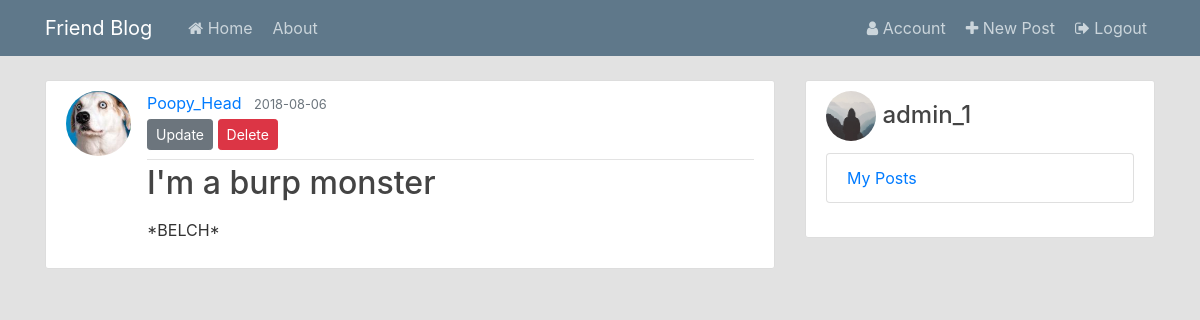
The app's page /post/2 (signed in) with its own data.
### flaskblog/models.py (models this page shows, shortened)
class User(db.Model, UserMixin):
    id = db.Column(db.Integer, primary_key=True)
    username = db.Column(db.String(20), unique=True, nullable=False)
    email = db.Column(db.String(120), unique=True, nullable=False)
    image_file = db.Column(db.String(20), nullable=False, default='default.jpg')
    password = db.Column(db.String(60), nullable=False)
    posts = db.relationship('Post', backref='author', lazy=True)

class Post(db.Model):
    id = db.Column(db.Integer, primary_key=True)
    title = db.Column(db.String(100), nullable=False)
    date_posted = db.Column(db.DateTime, nullable=False, default=datetime.now(tz=pytz.UTC).astimezone(pytz.timezone('US/Eastern')))
    content = db.Column(db.Text, nullable=False)
    month_now = datetime.now(tz=pytz.UTC).astimezone(pytz.timezone('US/Eastern')).strftime("%B")
    year_now = datetime.now(tz=pytz.UTC).astimezone(pytz.timezone('US/Eastern')).strftime("%Y")
    month = db.Column(db.Text, nullable=False, default=month_now)
    year = db.Column(db.Text, nullable=False, default=year_now)
    link = db.Column(db.Text, nullable=True)
    user_id = db.Column(db.Integer, db.ForeignKey('user.id'), nullable=False)

### flaskblog/posts/routes.py (the view)
@posts.route("/post/<int:post_id>")
def post(post_id):
    post = Post.query.get_or_404(post_id)
    return render_template('post.html', title=post.title, post=post)

### flaskblog/models.py (called while the page is built)
@login_manager.user_loader
def load_user(user_id):
    return User.query.get(int(user_id))

### flaskblog/templates/post.html (shortened to what this page needs)
{% extends "layout.html" %}
{% block content %}
  <article class="media content-section">
    <img class='rounded-circle article-img' src="{{url_for('static', filename='profile_pics/' + post.author.image_file) }}" alt="">
    <div class="media-body">
      <div class="article-metadata">
        <a class="mr-2" href="{{ url_for('users.user_posts', username=post.author.username) }}">{{ post.author.username }}</a>
        <small class="text-muted">{{ post.date_posted.strftime('%Y-%m-%d') }}</small>
        {% if post.author == current_user or current_user.username == 'admin_1' %}
          <div>
            <a href="{{ url_for('posts.update_post', post_id=post.id) }}" class="btn btn-secondary btn-sm mt-1 mb-2">Update</a>
            <button type="button" class="btn btn-danger btn-sm mt-1 mb-2" data-toggle="modal" data-target="#deleteModal">Delete</button>
          </div>
        {% endif %}
      </div>
      <h2 class="article-title mt-1">{{ post.title }}</h2>
      <p class="article-content">{{ post.content }}</p>
    </div>
  </article>
{% endblock content%}

### flaskblog/templates/layout.html (shortened to what this page needs)
<!DOCTYPE html>
<html lang="en">
<head>
  <link rel="stylesheet" href="https://stackpath.bootstrapcdn.com/font-awesome/4.7.0/css/font-awesome.min.css">
  <link rel="stylesheet" href="https://stackpath.bootstrapcdn.com/bootstrap/4.1.3/css/bootstrap.min.css">
  <link rel="stylesheet" type="text/css" href="{{url_for('static', filename='main.css')}}">
</head>
<body class="bg-body">
  <header class="site-header">
    <nav class="navbar navbar-expand-md navbar-dark bg-steel fixed-top">
      <div class="container">
        <a class="navbar-brand mr-4" href="/">Friend Blog</a>
        <div class="collapse navbar-collapse" id="navbarToggle">
          <div class="navbar-nav mr-auto">
            <a class="nav-item nav-link ml-1" href="{{ url_for('main.home') }}"><i class="fa fa-home" aria-hidden="true"></i>
              Home</a>
            <a class="nav-item nav-link ml-1" href="{{ url_for('main.about') }}">About</a>
          </div>
          <div class="navbar-nav">
            {% if current_user.is_authenticated %}
              <a class="nav-item nav-link mr-1" href="{{ url_for('users.account') }}"><i class="fa fa-user" aria-hidden="true"></i> Account</a>
              <a class="nav-item nav-link mr-1" href="{{ url_for('posts.new_post') }}"><i class="fa fa-plus" aria-hidden="true"></i> New Post</a>
              <a class="nav-item nav-link" href="{{ url_for('users.logout') }}"><i class="fa fa-sign-out" aria-hidden="true"></i> Logout</a>
            {% else %}
              <a class="nav-item nav-link" href="{{ url_for('users.login') }}"><i class="fa fa-sign-in" aria-hidden="true"></i>
                Login</a>
              <a class="nav-item nav-link" href="{{ url_for('users.register') }}">Register</a>
            {% endif %}
          </div>
        </div>
      </div>
    </nav>
  </header>
  <main role="main" class="container">
      <div class="row">
        <div class="col-md-8">
          {% block content %}
          {% endblock %}
        </div>
        <div class="col-md-4">
          <div class="content-section">
            {% if current_user.is_authenticated %}
              <h4><img class='rounded-circle' src="{{url_for('static', filename='profile_pics/' + current_user.image_file) }}" alt="" width="50px"> {{ current_user.username }}</h4>
            {% endif %}
              <ul class="list-group">
                {% if current_user.is_authenticated %}
                  <li class="list-group-item mt-1 mb-2"><a class="nav-link nav-item p-0" href="{{ url_for('users.user_posts', username=current_user.username) }}">My Posts</a></li>
                {% else %}
                  <small class="text-muted pl-1"><a href="{{ url_for('users.login') }}"> Login</a> to see Sidebar</small>
                {% endif %}
              </ul>
          </div>
        </div>
      </div>
    </main>
</body>
</html>

### flaskblog/static/main.css (style rules this page uses)
body { background: #fafafa; color: #333333; margin-top: 5rem; }
h1, h2, h3, h4, h5, h6 { color: #444444; }
.bg-steel { background-color: #5f788a; }
.site-header .navbar-nav .nav-link { color: #cbd5db; }
.content-section { background: #ffffff; padding: 10px 20px; border: 1px solid #dddddd; border-radius: 3px; margin-bottom: 20px; }
.article-title { color: #444444; }
.article-content { white-space: pre-line; }
.article-img { height: 65px; width: 65px; margin-right: 16px; }
.article-metadata { padding-bottom: 1px; margin-bottom: 4px; border-bottom: 1px solid #e3e3e3 }

### flaskblog/templates/layout.html (style rules this page uses)
.bg-body { background-color: #e2e2e2; }

### records on screen
User: image_file (picture), author.username "Poopy_Head"
Post: date_posted "2018-08-06", title "I'm a burp monster", content "*BELCH*"
User: image_file (placeholder picture), username "admin_1"
